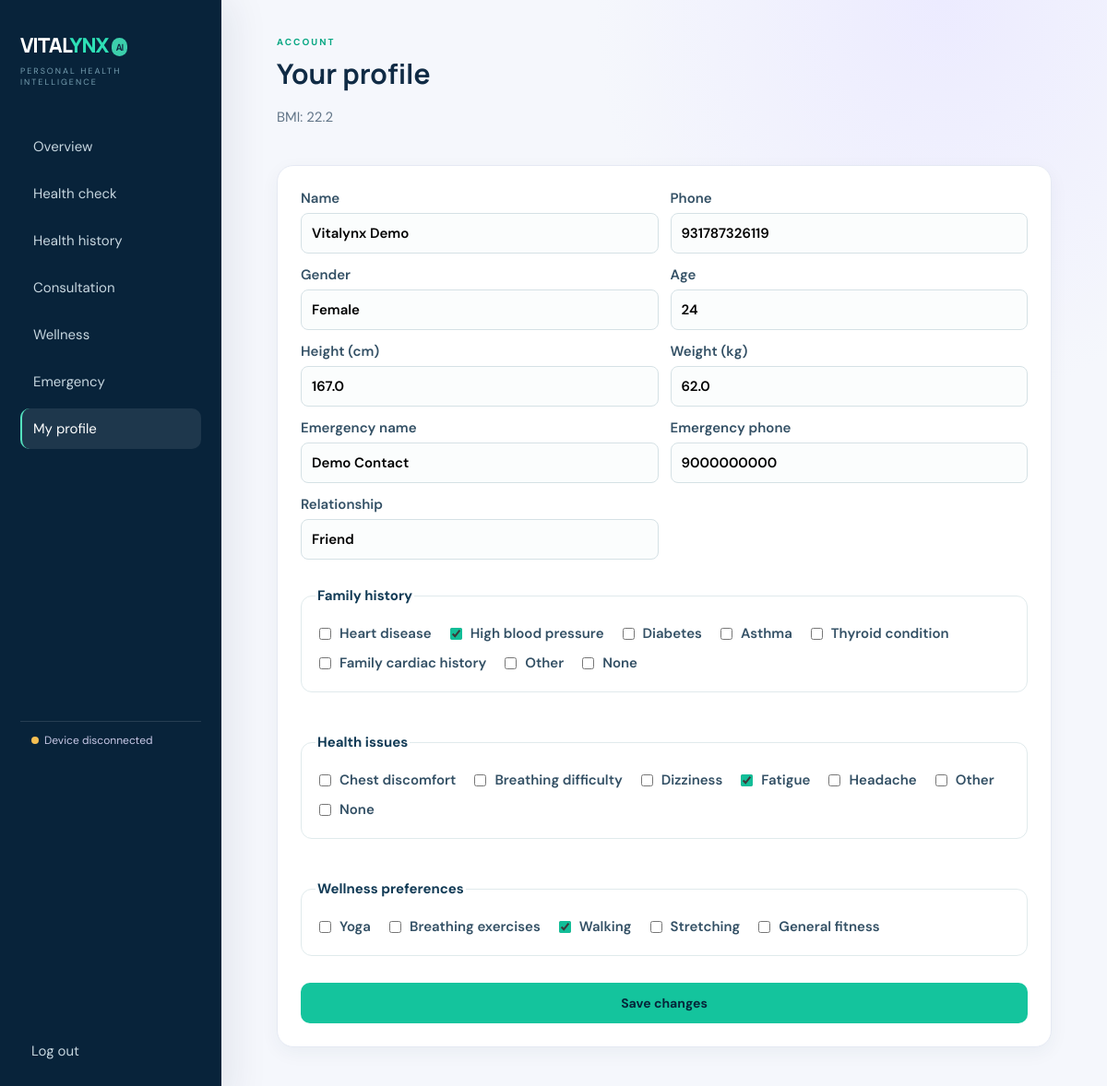
The app's page /profile (signed in) with its own data.
### models/database.py (models this page shows, shortened)
class User(db.Model):
    id = db.Column(db.Integer, primary_key=True)
    email = db.Column(db.String(120), unique=True, nullable=False, index=True)
    phone = db.Column(db.String(30), unique=True, nullable=False, index=True)
    password_hash = db.Column(db.String(255), nullable=False)
    name = db.Column(db.String(100), nullable=False)
    email_verified = db.Column(db.Boolean, default=False, nullable=False)
    phone_verified = db.Column(db.Boolean, default=False, nullable=False)
    location_label = db.Column(db.String(180))
    location_latitude = db.Column(db.Float)
    location_longitude = db.Column(db.Float)
    gender = db.Column(db.String(30))
    age = db.Column(db.Integer)
    height = db.Column(db.Float)
    weight = db.Column(db.Float)
    hereditary_conditions = db.Column(db.JSON, default=list)
    current_health_issues = db.Column(db.JSON, default=list)
    wellness_preferences = db.Column(db.JSON, default=list)
    emergency_contact_name = db.Column(db.String(100))
    emergency_contact_phone = db.Column(db.String(30))
    emergency_contact_relationship = db.Column(db.String(80))
    profile_completed = db.Column(db.Boolean, default=False, nullable=False)
    created_at = db.Column(db.DateTime, default=lambda: datetime.now(timezone.utc))
    readings = db.relationship('Reading', backref='user', lazy=True, cascade='all, delete-orphan')
    @property
    def bmi(self): return round(self.weight / ((self.height / 100) ** 2), 1) if self.height and self.weight else None

### routes/profile.py (the view, shortened to what this page needs)
@profile_bp.route('/profile',methods=['GET','POST'])
@login_required
def profile():
 u=current_user()
 return render_template('profile.html',user=u)

### routes/auth.py (called while the page is built)
def current_user(): return db.session.get(User, session.get('user_id')) if session.get('user_id') else None

### routes/dashboard.py (called while the page is built)
def login_required(f):
 @wraps(f)
 def wrapped(*a,**k):
  u=current_user()
  if not u:return redirect(url_for('auth.login'))
  if not u.profile_completed:return redirect(url_for('auth.onboarding'))
  return f(*a,**k)
 return wrapped

### services/device_status.py (called while the page is built, shortened)
def latest_device_reading(user_id):
    return Reading.query.filter_by(user_id=user_id, source='device').order_by(
        Reading.created_at.desc()
    ).first()

def device_is_connected(reading, now=None):
    if reading is None or reading.created_at is None:
        return False

### templates/profile.html
{% extends 'base.html' %}{% block content %}<header><div><p class="eyebrow">ACCOUNT</p><h1>Your profile</h1><p>BMI: {{user.bmi if user.bmi else '—'}}</p></div></header><form method="post" class="panel form"><div class="grid">{% for label,key,typ in [('Name','name','text'),('Phone','phone','text'),('Gender','gender','text'),('Age','age','number'),('Height (cm)','height','number'),('Weight (kg)','weight','number'),('Emergency name','emergency_contact_name','text'),('Emergency phone','emergency_contact_phone','text'),('Relationship','emergency_contact_relationship','text')] %}<label>{{label}}<input name="{{key}}" type="{{typ}}" value="{{user|attr(key) or ''}}" required></label>{% endfor %}</div><fieldset><legend>Family history</legend>{% for x in ['Heart disease','High blood pressure','Diabetes','Asthma','Thyroid condition','Family cardiac history','Other','None'] %}<label class="check"><input type="checkbox" name="hereditary" value="{{x}}" {% if x in user.hereditary_conditions %}checked{% endif %}>{{x}}</label>{% endfor %}</fieldset><fieldset><legend>Health issues</legend>{% for x in ['Chest discomfort','Breathing difficulty','Dizziness','Fatigue','Headache','Other','None'] %}<label class="check"><input type="checkbox" name="issues" value="{{x}}" {% if x in user.current_health_issues %}checked{% endif %}>{{x}}</label>{% endfor %}</fieldset><fieldset><legend>Wellness preferences</legend>{% for x in ['Yoga','Breathing exercises','Walking','Stretching','General fitness'] %}<label class="check"><input type="checkbox" name="wellness" value="{{x}}" {% if x in user.wellness_preferences %}checked{% endif %}>{{x}}</label>{% endfor %}</fieldset><button>Save changes</button></form>{% endblock %}

### static/css/style.css (style rules this page uses)
:root { --ink:#10243e;--muted:#62738a;--surface:#ffffff;--canvas:#f4f7fb;--brand:#6254e8;--brand-dark:#302783;--accent:#27c4a0;--line:#e4e8f2 }
body { background:var(--canvas);color:var(--ink) }
.cards article,.panel { border:1px solid var(--line);box-shadow:0 8px 22px #2638790a }
* { box-sizing:border-box }
body { margin:0;background:#f4f8fa;color:#13243b;font:15px 'DM Sans',sans-serif }
h1,h2,h3 { font-family:Manrope;margin:0;color:#102b45 }
h1 { font-size:30px }
p { color:#627588;line-height:1.6 }
.eyebrow { font-size:10px;letter-spacing:2px;font-weight:700;color:#08a783;margin:0 0 5px }
header { display:flex;justify-content:space-between;align-items:flex-start;margin-bottom:25px }
.button,button { display:inline-block;background:#14c49d;border:0;border-radius:10px;color:#06263a;padding:13px 18px;font-weight:800;text-decoration:none;cursor:pointer;font:700 14px 'DM Sans' }
.cards article,.panel,.authcard,.wizard { background:#fff;border-radius:16px;padding:22px;box-shadow:0 6px 20px #1637550d }
.panel { margin:20px 0;overflow:auto }
.authcard form,.form { display:grid;gap:14px;margin:22px 0 }
label { display:grid;gap:6px;font-weight:600;color:#335065 }
input,select { border:1px solid #d5e1e5;border-radius:8px;padding:11px;font:inherit;background:#fbfdfd }
.wizard fieldset,.form fieldset { border:1px solid #e0eaec;border-radius:12px;margin:15px 0;padding:15px }
.wizard legend,.form legend { font-weight:bold;color:#123b56 }
.grid { display:grid;grid-template-columns:repeat(2,1fr);gap:13px }
.check { display:inline-flex;align-items:center;margin:6px 16px 6px 0;gap:6px }
.check input { accent-color:#13be98 }
main:not(.auth) > header, main:not(.auth) > .disclaimer, main:not(.auth) > .hero, main:not(.auth) > .cards, main:not(.auth) > .panel { animation: rise-in .55s cubic-bezier(.2,.7,.25,1) both; }
.cards article, .panel, .button, nav a, .avatar { transition: transform .22s ease, box-shadow .22s ease, border-color .22s ease, background-color .22s ease; }
:root { --canvas:#f5f7fc; --line:#e5e9f3; --muted:#718096; }
body { background: radial-gradient(ellipse at 85% 0%, #ecebff 0, transparent 26%), var(--canvas); }
main:not(.auth) > *:not(script) { animation: page-enter .55s cubic-bezier(.2,.72,.22,1) both; }
main:not(.auth) > :nth-child(2) { animation-delay:50ms; }
.panel { border-radius:18px; padding:25px; }
.button, button { transition:transform .2s ease, box-shadow .2s ease, filter .2s ease; }

### records on screen
User: height+weight "22.2", Emergency "Vitalynx Demo" "931787326119" "Female" "24" "167.0" "62.0" "Demo Contact" "9000000000" "Friend", hereditary_conditions "☑", current_health_issues "☑", wellness_preferences "☑"

### other values on screen
{{ label }} "Name" "Phone" "Gender" "Age" "Height (cm)" "Weight (kg)" "Emergency name" "Emergency phone" "Relationship"
{{ x }} "Heart disease" "High blood pressure" "Diabetes" "Asthma" "Thyroid condition" "Family cardiac history" "Other" "None"
{{ x }} "Chest discomfort" "Breathing difficulty" "Dizziness" "Fatigue" "Headache" "Other" "None"
{{ x }} "Yoga" "Breathing exercises" "Walking" "Stretching" "General fitness"
